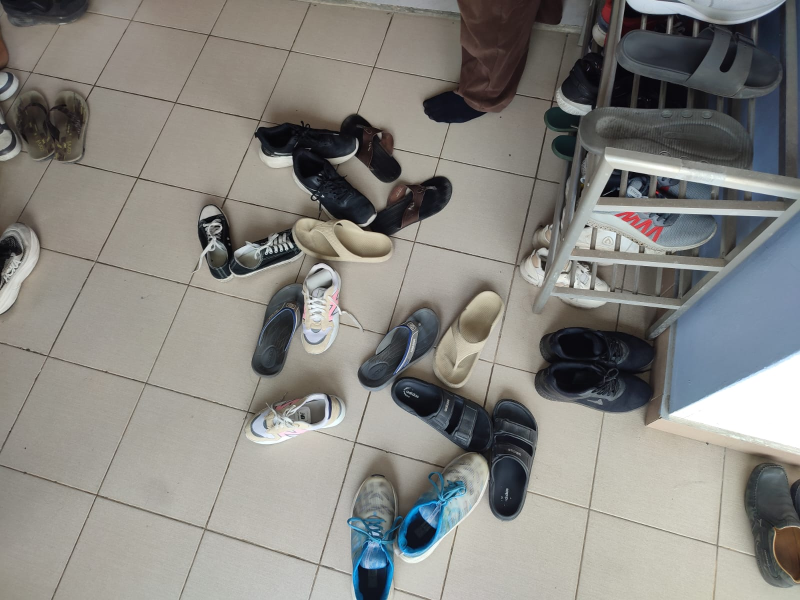
#> input picture Foto citra/24-068 Berantakan 1.jpeg, 1600 x 1200 px, found by its file name (shown at 1/2 size)
$ python test_modul_14_fitur.py
#> lines starting #> are read from the running program, lines starting #| are printed output that depends on the picture; long printed decimals are rounded
### ekstraksi_14_fitur.py
"""
================================================================================
MODUL EKSTRAKSI 14 FITUR CITRA DIGITAL (WARNA RGB & TEKSTUR GLCM HARALICK)
Praktikum Pengolahan Sinyal Digital (PSD) - Teknik Informatika UTM
Penulis: Muhammad Zaidan Nabil Rafi (NIM: 240411100068)
================================================================================

Spesifikasi 14 Fitur Citra:
1. Domain Warna (9 Fitur):
   - Kanal Merah (Red)   : mean_r, std_r, skew_r
   - Kanal Hijau (Green) : mean_g, std_g, skew_g
   - Kanal Biru (Blue)   : mean_b, std_b, skew_b
2. Domain Tekstur Spasial GLCM Grayscale 8-bit (5 Fitur Haralick):
   - glcm_energy      : Ukuran keseragaman tekstur (Angular Second Moment)
   - glcm_entropy     : Ukuran keacakan / kompleksitas informasi spasial
   - glcm_contrast    : Variasi intensitas lokal antar pasangan piksel
   - glcm_correlation : Ketergantungan linier nilai keabuan antar piksel
   - glcm_homogeneity : Tingkat kemiripan intensitas lokal (Inverse Difference Moment)
================================================================================
"""

import os
import cv2
import numpy as np
import pandas as pd
from scipy import stats

def hitung_glcm_5_fitur(gray_img, n_levels=64, distance=1):
    """
    Menghitung 5 Fitur Tekstur Haralick dari Gray-Level Co-occurrence Matrix (GLCM).

    Parameter:
    - gray_img : numpy 2D array (citra derajat keabuan uint8)
    - n_levels : jumlah level kuantisasi derajat keabuan (default: 64 tingkat)
    - distance : jarak spasial antar pasangan piksel (default: 1 piksel)

    Output:
    - dictionary berisi 5 nilai fitur GLCM (rata-rata dari 4 arah sudut: 0°, 45°, 90°, 135°)
    """
    # 1. Kuantisasi citra ke n_levels untuk efisiensi dan kestabilan statistik
    scaled = (gray_img.astype(np.float32) / 256.0 * n_levels).astype(np.uint32)
    scaled = np.clip(scaled, 0, n_levels - 1)
    H, W = scaled.shape

    # 2. Empat arah orientasi spasial (dx, dy)
    #    (0, 1) = 0 derajat (horizontal)
    #    (-1, 1) = 45 derajat (diagonal kanan)
    #    (-1, 0) = 90 derajat (vertikal)
    #    (-1, -1) = 135 derajat (diagonal kiri)
    directions = [(0, 1), (-1, 1), (-1, 0), (-1, -1)]
    d = distance

    all_contrasts, all_homogeneities = [], []
    all_energies, all_correlations, all_entropies = [], [], []

    for dy, dx in directions:
        y1_s = max(0, -dy * d); y1_e = min(H, H - dy * d)
        x1_s = max(0, -dx * d); x1_e = min(W, W - dx * d)
        y2_s = max(0, dy * d);  y2_e = min(H, H + dy * d)
        x2_s = max(0, dx * d);  x2_e = min(W, W + dx * d)

        p1 = scaled[y1_s:y1_e, x1_s:x1_e].ravel()
        p2 = scaled[y2_s:y2_e, x2_s:x2_e].ravel()

        # Hitung matriks kemunculan bersama (co-occurrence)
        mat, _, _ = np.histogram2d(p1, p2, bins=n_levels, range=[[0, n_levels], [0, n_levels]])
        mat = mat + mat.T  # Matriks simetris
        tot = mat.sum()
        p = mat / tot if tot > 0 else mat  # Normalisasi menjadi nilai probabilitas P(i,j)

        # Koordinat matriks
        i_idx, j_idx = np.indices((n_levels, n_levels))
        diff = np.abs(i_idx - j_idx)
        diff_sq = diff ** 2

        # Rumus Matematis Haralick:
        # A. Kontras: sum((i - j)^2 * P(i, j))
        contrast = np.sum(diff_sq * p)

        # B. Homogenitas: sum(P(i, j) / (1 + |i - j|))
        homogeneity = np.sum(p / (1.0 + diff))

        # C. Energi: sum(P(i, j)^2)
        energy = np.sum(p ** 2)

        # D. Entropi: -sum(P(i, j) * log2(P(i, j)))
        nonzero_p = p[p > 0]
        entropy = -np.sum(nonzero_p * np.log2(nonzero_p)) if len(nonzero_p) > 0 else 0.0

        # E. Korelasi: sum((i - mu_i)*(j - mu_j)*P(i, j)) / (std_i * std_j)
        mu_i = np.sum(i_idx * p)
        mu_j = np.sum(j_idx * p)
        var_i = np.sum(((i_idx - mu_i) ** 2) * p)
        var_j = np.sum(((j_idx - mu_j) ** 2) * p)
        std_ij = np.sqrt(var_i * var_j)
        corr = np.sum((i_idx - mu_i) * (j_idx - mu_j) * p) / std_ij if std_ij > 1e-9 else 1.0

        all_contrasts.append(contrast)
        all_homogeneities.append(homogeneity)
        all_energies.append(energy)
        all_correlations.append(corr)
        all_entropies.append(entropy)

    return {
        'glcm_energy': float(np.mean(all_energies)),
        'glcm_entropy': float(np.mean(all_entropies)),
        'glcm_contrast': float(np.mean(all_contrasts)),
        'glcm_correlation': float(np.mean(all_correlations)),
        'glcm_homogeneity': float(np.mean(all_homogeneities))
    }

def hitung_9_momen_warna(img_rgb):
    """
    Menghitung 9 Momen Warna RGB: Mean, Standar Deviasi, dan Skewness tiap kanal.

    Formula Statistik per Kanal c in [R, G, B]:
    - Mean     : mu_c = (1/N) * sum(x_i)
    - Std Dev  : sigma_c = sqrt((1/N) * sum((x_i - mu_c)^2))
    - Skewness : skew_c = (1/N) * sum(((x_i - mu_c) / sigma_c)^3)
    """
    feats = {}
    channels = ['r', 'g', 'b']
    for idx, c in enumerate(channels):
        channel_data = img_rgb[:, :, idx].astype(np.float64)
        feats[f'mean_{c}'] = float(np.mean(channel_data))
        feats[f'std_{c}']  = float(np.std(channel_data))
        feats[f'skew_{c}'] = float(stats.skew(channel_data.ravel()))
    return feats

def ekstraksi_14_fitur(citra_input):
    """
    Fungsi Pipeline Lengkap Ekstraksi 14 Fitur Citra:
    Input  : Path file citra (string) ATAU numpy array citra (BGR uint8)
    Output : Dictionary berisi 14 fitur (9 Momen Warna + 5 GLCM Tekstur)
    """
    # 1. Pengecekan input (apakah string path atau array numpy)
    if isinstance(citra_input, str):
        if not os.path.exists(citra_input):
            raise FileNotFoundError(f"File citra tidak ditemukan: {citra_input}")
        img_bgr = cv2.imread(citra_input)
#> img_bgr is the input picture: shape (1200, 1600, 3); mean B, G, R 128.9, 133.5, 134.9
        if img_bgr is None:
            raise ValueError(f"Gagal membaca format citra dari: {citra_input}")
    else:
        img_bgr = citra_input

    # 2. Preprocessing: Standarisasi resolusi spasial ke 512x512
    img_std = cv2.resize(img_bgr, (512, 512), interpolation=cv2.INTER_AREA)
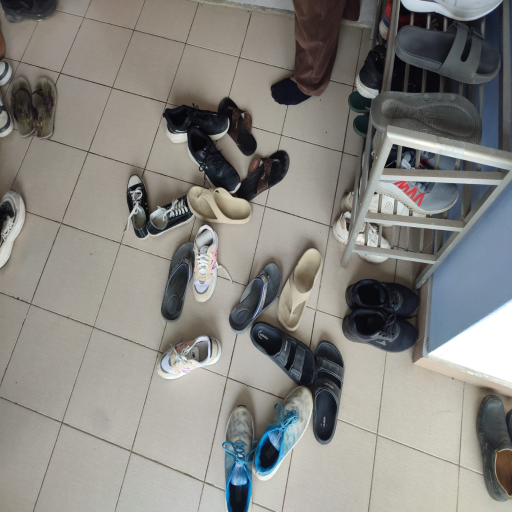
#> img_std: shape (512, 512, 3); mean B, G, R 128.9, 133.5, 134.9

    # 3. Preprocessing: Konversi warna dari BGR ke RGB murni
    img_rgb = cv2.cvtColor(img_std, cv2.COLOR_BGR2RGB)

    # 4. Preprocessing: Konversi RGB ke Grayscale 8-bit (ITU-R BT.601)
    #    Formula: Y = 0.299*R + 0.587*G + 0.114*B
    gray = cv2.cvtColor(img_std, cv2.COLOR_BGR2GRAY)
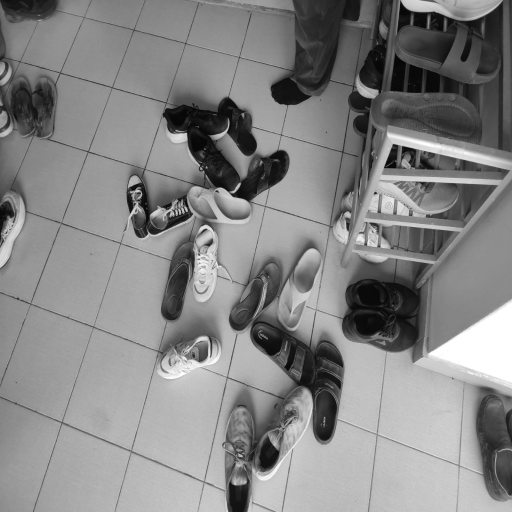
#> gray: shape (512, 512); min 6, max 255, mean 133.4

    # 5. Ekstraksi 9 Momen Warna RGB
    warna_feats = hitung_9_momen_warna(img_rgb)
#> after the loop in hitung_9_momen_warna, `for idx, c in enumerate(channels):`: feats = 9 items
#> warna_feats = 9 items

    # 6. Ekstraksi 5 Fitur Tekstur GLCM Haralick
    glcm_feats = hitung_glcm_5_fitur(gray, n_levels=64, distance=1)
#> the loop in hitung_glcm_5_fitur, `for dy, dx in directions:` made 4 passes
#> (tot, contrast, homogeneity, energy, entropy, mu_i, mu_j, corr) on passes 1 to 4: (523264, 9.99, 0.696, 0.0098, 8.04, 32.97, 32.97, 0.973), (522242, 15.95, 0.649, 0.00816, 8.35, 32.96, 32.96, 0.956), (523264, 9.28, 0.706, 0.00968, 7.96, 32.96, 32.96, 0.975), (522242, 16.07, 0.65, 0.00835, 8.35, 32.96, 32.96, 0.956)
#> pass 1, in hitung_glcm_5_fitur, `mat, _, _ = np.histogram2d(p1, p2, bins=n_levels, range=[[0, n_levels]..`:
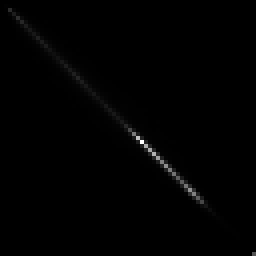
#> mat: shape (64, 64) float64 (shown 4 times larger); min 0, max 9682, mean 63.9; drawn with min black and max white
#> after the loop in hitung_glcm_5_fitur, `for dy, dx in directions:`: all_contrasts = [9.99, 15.95, 9.28, 16.07]; all_correlations = [0.973, 0.956, 0.975, 0.956]; all_energies = [0.0098, 0.00816, 0.00968, 0.00835]; all_entropies = [8.04, 8.35, 7.96, 8.35]; all_homogeneities = [0.696, 0.649, 0.706, 0.65]
#> glcm_feats = {'glcm_energy': 0.009, 'glcm_entropy': 8.17, 'glcm_contrast': 12.82, 'glcm_correlation': 0.965, 'glcm_homogeneity': 0.675}

    # 7. Penggabungan seluruh 14 fitur
    fitur_lengkap = {
        # Warna RGB (9 Fitur)
        'mean_r': warna_feats['mean_r'],
        'std_r': warna_feats['std_r'],
        'skew_r': warna_feats['skew_r'],
        'mean_g': warna_feats['mean_g'],
        'std_g': warna_feats['std_g'],
        'skew_g': warna_feats['skew_g'],
        'mean_b': warna_feats['mean_b'],
        'std_b': warna_feats['std_b'],
        'skew_b': warna_feats['skew_b'],
        # Tekstur GLCM (5 Fitur)
        'glcm_energy': glcm_feats['glcm_energy'],
        'glcm_entropy': glcm_feats['glcm_entropy'],
        'glcm_contrast': glcm_feats['glcm_contrast'],
        'glcm_correlation': glcm_feats['glcm_correlation'],
        'glcm_homogeneity': glcm_feats['glcm_homogeneity']
    }

    return fitur_lengkap

# [50 lines left out: function ekstrak_folder_ke_csv, not called in this run]

# [4 lines that do not run on import are left out]

### test_modul_14_fitur.py
"""
================================================================================
SKRIP PENGUJIAN & DEMONSTRASI MODUL EKSTRAKSI 14 FITUR CITRA DIGITAL
Praktikum Pengolahan Sinyal Digital (PSD) - Teknik Informatika UTM
Penulis: Muhammad Zaidan Nabil Rafi (NIM: 240411100068)
================================================================================

Tujuan Skrip Pengujian:
1. Menguji fungsi ekstraksi 14 fitur pada citra tunggal (citra milik mahasiswa sendiri: 24-068).
2. Membandingkan nilai fitur antara citra BERANTAKAN vs citra RAPI secara side-by-side.
3. Memverifikasi integritas dataset tabel CSV (194 citra).
4. Melakukan pengujian model klasifikasi machine learning (SVM RBF, Random Forest, Logistic Regression).
5. Melakukan pengujian inferensi / prediksi live pada citra baru dengan estimasi keyakinan (confidence).
================================================================================
"""

import os
import cv2
import numpy as np
import pandas as pd
from sklearn.model_selection import StratifiedKFold, cross_val_score, train_test_split
from sklearn.preprocessing import StandardScaler
from sklearn.svm import SVC
from sklearn.ensemble import RandomForestClassifier
from sklearn.linear_model import LogisticRegression
from sklearn.metrics import accuracy_score, precision_score, recall_score, f1_score, confusion_matrix, classification_report

# Import modul ekstraksi 14 fitur buatan kita
from ekstraksi_14_fitur import ekstraksi_14_fitur

def banner(judul):
    print("\n" + "=" * 80)
    print(f"  {judul}")
    print("=" * 80)

def sub_banner(judul):
    print("\n" + "-" * 80)
    print(f"  {judul}")
    print("-" * 80)

def test_1_ekstraksi_citra_tunggal():
    banner("PENGUJIAN 1: EKSTRAKSI 14 FITUR PADA CITRA TUNGGAL (24-068)")

    # Path citra milik mahasiswa Zaidan (24-068)
    path_berantakan = r"dataset_baru\berantakan\24-068 Berantakan 1.jpeg"
    path_rapi = r"dataset_baru\rapi\24-068 Rapi 1.jpeg"

    if not os.path.exists(path_berantakan):
        path_berantakan = r"dataset_baru\berantakan\24-003 Berantakan 2.jpg"
    if not os.path.exists(path_rapi):
        path_rapi = r"dataset_baru\rapi\24-003 Rapi 2.jpg"

    print(f"[A] Membaca Citra Berantakan: {path_berantakan}")
    feats_berantakan = ekstraksi_14_fitur(path_berantakan)
#> feats_berantakan = 14 items

    print(f"[B] Membaca Citra Rapi       : {path_rapi}")
    feats_rapi = ekstraksi_14_fitur(path_rapi)
#> call 2 of ekstraksi_14_fitur, with citra_input = 'dataset_baru\\rapi\\24-068 Rapi 1.jpeg'
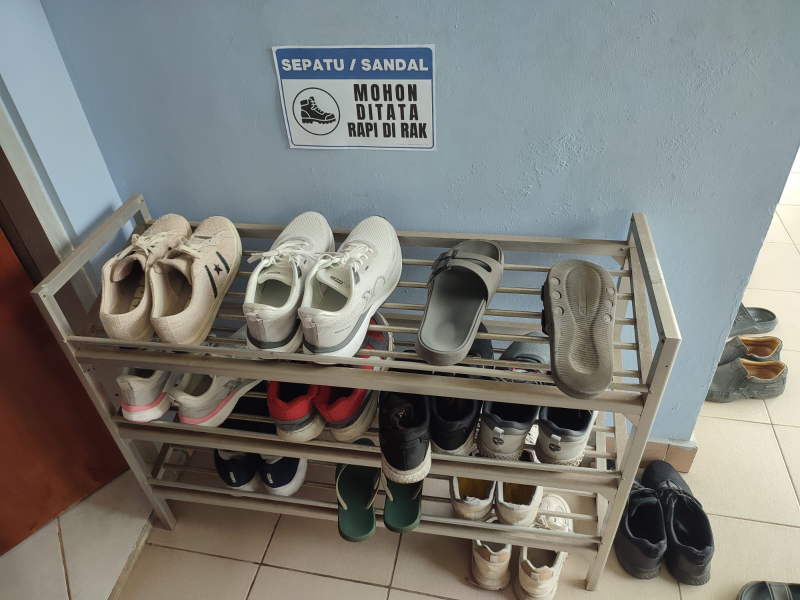
#> input picture Foto citra/24-068 Rapi 1.jpeg, 1600 x 1200 px, found by its file name (shown at 1/2 size)
#> in ekstraksi_14_fitur, img_bgr is the input picture: shape (1200, 1600, 3); mean B, G, R 120.7, 125.3, 124.5
#> in ekstraksi_14_fitur (call 2), `img_std = cv2.resize(img_bgr, (512, 512), interpolation=cv2.INTER_AREA)`:
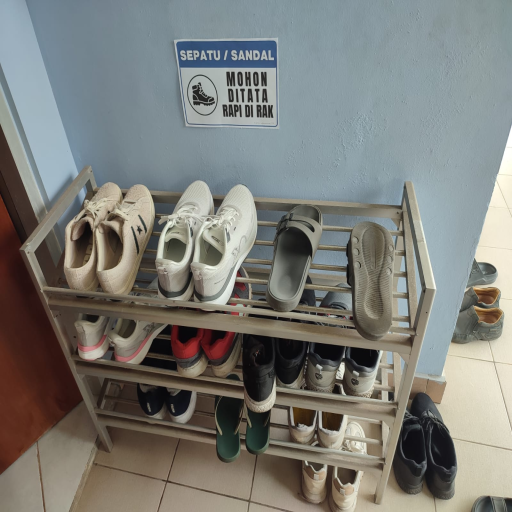
#> img_std: shape (512, 512, 3); mean B, G, R 120.7, 125.3, 124.5
#> in ekstraksi_14_fitur (call 2), `gray = cv2.cvtColor(img_std, cv2.COLOR_BGR2GRAY)`:
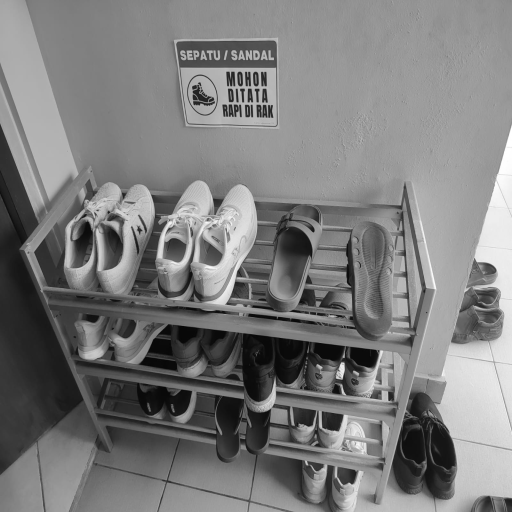
#> gray: shape (512, 512); min 6, max 255, mean 124.5
#> the loop in hitung_9_momen_warna (call 2), `for idx, c in enumerate(channels):` made 3 passes
#> pass 3, in hitung_9_momen_warna (call 2), `channel_data = img_rgb[:, :, idx].astype(np.float64)`:
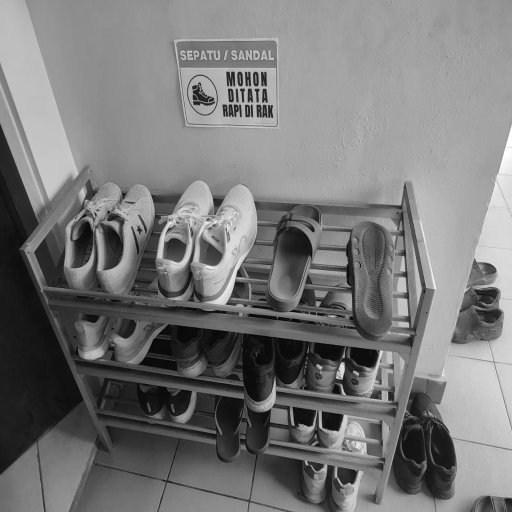
#> channel_data: shape (512, 512) float64; min 3, max 255, mean 120.7
#> the loop in hitung_glcm_5_fitur (call 2), `for dy, dx in directions:` made 4 passes
#> (tot, contrast, homogeneity, energy, entropy, mu_i, mu_j, var_i) on passes 1 to 4: (523264, 12.54, 0.703, 0.0107, 8.02, 30.75, 30.75, 168.2), (522242, 20.42, 0.648, 0.00938, 8.42, 30.74, 30.74, 168.4), (523264, 9.86, 0.72, 0.0121, 7.92, 30.75, 30.75, 168.9), (522242, 18.78, 0.656, 0.00953, 8.37, 30.74, 30.74, 168.4)
#> in ekstraksi_14_fitur (call 2), `glcm_feats = hitung_glcm_5_fitur(gray, n_levels=64, distance=1)`: glcm_feats = {'glcm_energy': 0.0104, 'glcm_entropy': 8.18, 'glcm_contrast': 15.4, 'glcm_correlation': 0.954, 'glcm_homogeneity': 0.682}
#> feats_rapi = 14 items

    sub_banner("TABEL KOMPARASI 14 FITUR SECARA SIDE-BY-SIDE (BERANTAKAN vs RAPI)")
    print(f"{'No':<3} | {'Nama Fitur':<18} | {'Berantakan':<15} | {'Rapi':<15} | {'Domain / Karakteristik'}")
    print("-" * 80)

    fitur_info = [
        ('mean_r', 'Warna R (Kecerahan Merah)'),
        ('std_r', 'Warna R (Kontras Merah)'),
        ('skew_r', 'Warna R (Kemiringan Distribusi)'),
        ('mean_g', 'Warna G (Kecerahan Hijau)'),
        ('std_g', 'Warna G (Kontras Hijau)'),
        ('skew_g', 'Warna G (Kemiringan Distribusi)'),
        ('mean_b', 'Warna B (Kecerahan Biru)'),
        ('std_b', 'Warna B (Kontras Biru)'),
        ('skew_b', 'Warna B (Kemiringan Distribusi)'),
        ('glcm_energy', 'Tekstur (Keseragaman Pola / ASM)'),
        ('glcm_entropy', 'Tekstur (Kompleksitas / Keacakan)'),
        ('glcm_contrast', 'Tekstur (Variasi Derajat Keabuan)'),
        ('glcm_correlation', 'Tekstur (Ketergantungan Linier)'),
        ('glcm_homogeneity', 'Tekstur (Kehalusan Permukaan / IDM)')
    ]

    for idx, (f_name, desc) in enumerate(fitur_info, 1):
        v_b = feats_berantakan[f_name]
        v_r = feats_rapi[f_name]
        print(f"{idx:2d}  | {f_name:<18} | {v_b:15.5f} | {v_r:15.5f} | {desc}")
#> this loop made 14 passes
#> (v_b, v_r) on passes 1 to 12: (134.9, 124.5), (55.54, 48.5), (-0.583, -0.139), (133.5, 125.3), (54.41, 54.14), (-0.54, -0.419), (128.9, 120.7), (51.46, 55.59), (-0.416, -0.466), (0.009, 0.0104), (8.17, 8.18), (12.82, 15.4)
#|  1  | mean_r             |       134.899 |       124.462 | Warna R (Kecerahan Merah)
#|  2  | std_r              |        55.541 |        48.499 | Warna R (Kontras Merah)
#|  3  | skew_r             |        -0.583 |        -0.1391 | Warna R (Kemiringan Distribusi)
#|  4  | mean_g             |       133.487 |       125.316 | Warna G (Kecerahan Hijau)
#|  5  | std_g              |        54.409 |        54.136 | Warna G (Kontras Hijau)
#|  6  | skew_g             |        -0.5403 |        -0.419 | Warna G (Kemiringan Distribusi)
#|  7  | mean_b             |       128.898 |       120.718 | Warna B (Kecerahan Biru)
#|  8  | std_b              |        51.464 |        55.590 | Warna B (Kontras Biru)
#> (further printed lines are left out)

    print("-" * 80)
    print("Insight Fisik Penting:")
    print(f"- Kontras Tekstur Berantakan ({feats_berantakan['glcm_contrast']:.2f}) vs Rapi ({feats_rapi['glcm_contrast']:.2f}):")
#| - Kontras Tekstur Berantakan (12.82) vs Rapi (15.40):
    if feats_berantakan['glcm_contrast'] > feats_rapi['glcm_contrast']:
        print("  -> Ruangan Berantakan memiliki kontras GLCM lebih tinggi karena banyak tepi objek berserakan.")
    else:
        print("  -> Kontras tekstur bervariasi sesuai pencahayaan latar.")
    print(f"- Entropi Berantakan ({feats_berantakan['glcm_entropy']:.2f}) vs Rapi ({feats_rapi['glcm_entropy']:.2f}):")
#| - Entropi Berantakan (8.17) vs Rapi (8.18):
    print("  -> Entropi mengukur keacakan spasial; semakin banyak objek acak, derajat keacakan semakin tinggi.")

def test_2_verifikasi_dataset_csv():
    banner("PENGUJIAN 2: VERIFIKASI INTEGRITAS DATASET TABEL CSV")
    csv_file = "hasil_ekstraksi_fitur_citra.csv"
    if not os.path.exists(csv_file):
        print(f"[ERROR] Berkas {csv_file} tidak ditemukan!")
        return None

    df = pd.read_csv(csv_file)
    print(f"[1] Berkas Dataset       : {csv_file}")
    print(f"[2] Total Baris Sampel   : {len(df)} citra digital")
    print(f"[3] Total Kolom          : {len(df.columns)} kolom (1 filename + 14 fitur + 1 label)")
    print(f"[4] Distribusi Kelas     : {df['label'].value_counts().to_dict()}")
    print(f"[5] Pengecekan Missing Value (NaN): {df.isna().sum().sum()} missing values (Data 100% Bersih)")

    sub_banner("Cuplikan 4 Baris Pertama Dataset:")
    cols_preview = ['filename', 'mean_r', 'std_r', 'glcm_contrast', 'glcm_homogeneity', 'label']
    print(df[cols_preview].head(4).to_string(index=False))
    return df

# [105 lines left out: functions test_3_pemodelan_klasifikasi, test_4_prediksi_langsung, not called in this run]

def main():
    print("""
################################################################################
#           DEMO & PENGUJIAN MODUL LENGKAP EKSTRAKSI 14 FITUR CITRA           #
#           Praktikum Pengolahan Sinyal Digital - Teknik Informatika UTM       #
#           Nama: Muhammad Zaidan Nabil Rafi (NIM: 240411100068)               #
################################################################################
    """)

    # 1. Pengujian Ekstraksi Citra Tunggal
    test_1_ekstraksi_citra_tunggal()

    # 2. Verifikasi Integritas CSV
    df = test_2_verifikasi_dataset_csv()

    if df is not None:
        # 3. Pengujian Model Machine Learning
        svm_model, scaler, features = test_3_pemodelan_klasifikasi(df)

        # 4. Pengujian Prediksi Langsung Citra Baru
        test_4_prediksi_langsung(svm_model, scaler, features)

    print("\n" + "=" * 80)
    print("  SELURUH 4 TAHAP PENGUJIAN MODUL 14 FITUR SELESAI DENGAN SUKSES!")
    print("=" * 80)

if __name__ == '__main__':
    main()
